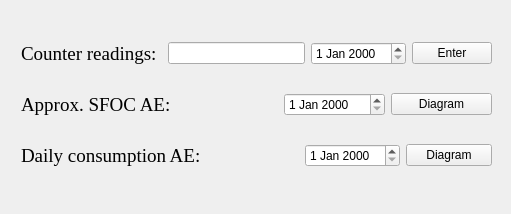
<?xml version="1.0" encoding="UTF-8"?>
<ui version="4.0">
 <class>FuelConsumption</class>
 <widget class="QWidget" name="FuelConsumption">
  <property name="geometry">
   <rect>
    <x>0</x>
    <y>0</y>
    <width>511</width>
    <height>214</height>
   </rect>
  </property>
  <property name="windowTitle">
   <string>Form</string>
  </property>
  <widget class="QWidget" name="">
   <property name="geometry">
    <rect>
     <x>21</x>
     <y>20</y>
     <width>471</width>
     <height>171</height>
    </rect>
   </property>
   <layout class="QGridLayout" name="gridLayout">
    <item row="0" column="0">
     <layout class="QHBoxLayout" name="horizontalLayout">
      <item>
       <widget class="QLabel" name="label_15">
        <property name="font">
         <font>
          <family>Times New Roman</family>
          <pointsize>14</pointsize>
         </font>
        </property>
        <property name="text">
         <string>Counter readings: </string>
        </property>
       </widget>
      </item>
      <item>
       <widget class="QLineEdit" name="lineEditRead"/>
      </item>
      <item>
       <widget class="QDateEdit" name="readingDate"/>
      </item>
      <item>
       <widget class="QPushButton" name="enterBt">
        <property name="text">
         <string>Enter</string>
        </property>
       </widget>
      </item>
     </layout>
    </item>
    <item row="1" column="0">
     <layout class="QHBoxLayout" name="horizontalLayout_3">
      <item>
       <widget class="QLabel" name="label">
        <property name="font">
         <font>
          <family>Times New Roman</family>
          <pointsize>14</pointsize>
         </font>
        </property>
        <property name="text">
         <string>Approx. SFOC AE:</string>
        </property>
       </widget>
      </item>
      <item>
       <widget class="QLabel" name="SFOC1label">
        <property name="font">
         <font>
          <family>Times New Roman</family>
          <pointsize>14</pointsize>
         </font>
        </property>
        <property name="text">
         <string/>
        </property>
        <property name="alignment">
         <set>Qt::AlignCenter</set>
        </property>
       </widget>
      </item>
      <item>
       <widget class="QDateEdit" name="SFOC1date"/>
      </item>
      <item>
       <widget class="QPushButton" name="diagramBt">
        <property name="text">
         <string>Diagram</string>
        </property>
       </widget>
      </item>
     </layout>
    </item>
    <item row="2" column="0">
     <layout class="QHBoxLayout" name="horizontalLayout_2">
      <item>
       <widget class="QLabel" name="label_9">
        <property name="font">
         <font>
          <family>Times New Roman</family>
          <pointsize>14</pointsize>
         </font>
        </property>
        <property name="text">
         <string>Daily consumption AE: </string>
        </property>
       </widget>
      </item>
      <item>
       <widget class="QLabel" name="dailyClbl">
        <property name="font">
         <font>
          <family>Times New Roman</family>
          <pointsize>14</pointsize>
         </font>
        </property>
        <property name="text">
         <string/>
        </property>
        <property name="alignment">
         <set>Qt::AlignCenter</set>
        </property>
       </widget>
      </item>
      <item>
       <widget class="QDateEdit" name="dailyC1"/>
      </item>
      <item>
       <widget class="QPushButton" name="pushButton_2">
        <property name="text">
         <string>Diagram</string>
        </property>
       </widget>
      </item>
     </layout>
    </item>
   </layout>
  </widget>
 </widget>
 <resources/>
 <connections/>
</ui>
